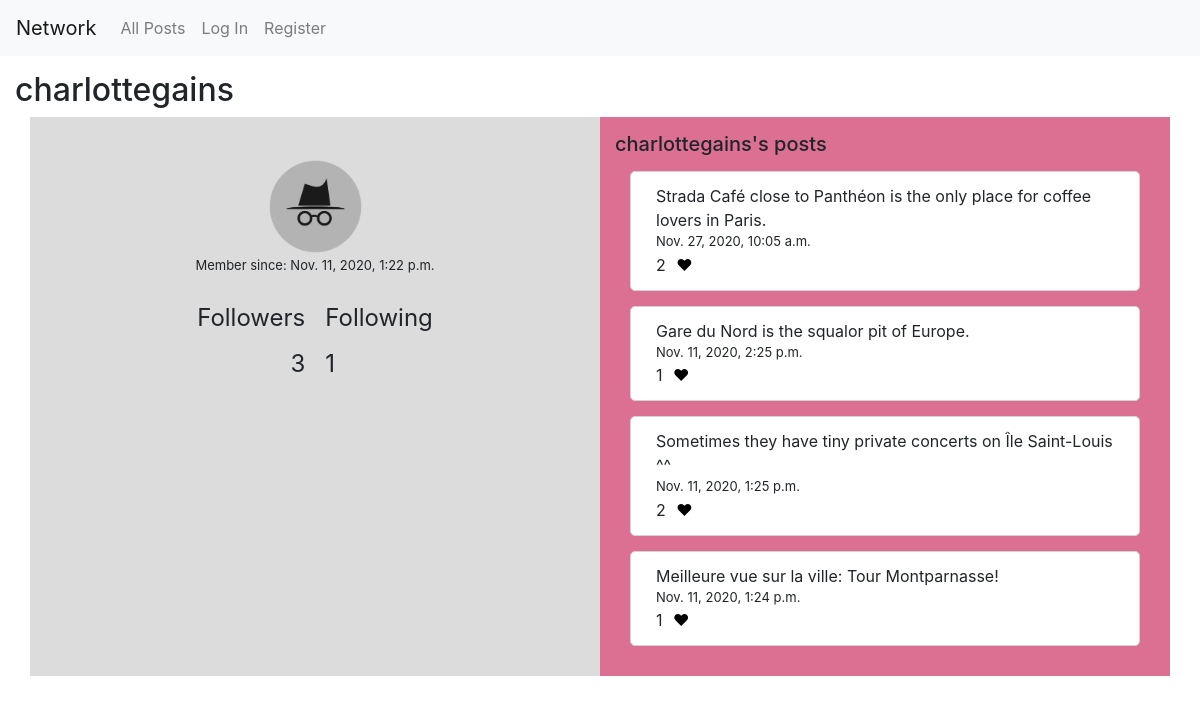
Page /profile/charlottegains on the committed database.
### network/models.py (models this page shows, shortened)
class User(AbstractUser):
    pass

class Posting(models.Model):
    poster = models.ForeignKey(settings.AUTH_USER_MODEL, on_delete=models.CASCADE)
    content = models.TextField()
    date = models.DateTimeField(default=timezone.now)
    likes = models.ManyToManyField(User, blank=True, related_name="likes")
    def count_likes(self):
        return self.likes.count()

### network/views.py (the view)
# urls.py: path("profile/<str:username>", views.profile, name="profile"),
def profile(request, username):
    profile = User.objects.get(username=username)
    profile_pk = profile.id
    date_joined = profile.date_joined
    postings = Posting.objects.filter(poster=profile_pk).order_by('-date')
    followers = Follow.objects.filter(followee=profile_pk).count()
    followees = Follow.objects.filter(follower=profile_pk).count()
    if request.user.is_authenticated:
        follow_pair = Follow.objects.filter(follower=request.user, followee=profile_pk)
        follow_btn = "Unfollow" if follow_pair else "Follow"
    else:
        follow_btn = "None"
    follow_btn_disabled = (request.user == profile)
    if request.method == "POST":
        if follow_pair:
            follow_pair.delete()
            return HttpResponseRedirect(reverse("profile", args=(profile,)))
        else:
            new_follow_pair = Follow(follower=request.user, followee=profile)
            new_follow_pair.save()
            return HttpResponseRedirect(reverse("profile", args=(profile,)))
    else:
        return render(request, "network/profile.html", {
            "username": username,
            "postings": postings,
            "followers": followers,
            "followees": followees,
            "follow_btn": follow_btn,
            "follow_btn_disabled": follow_btn_disabled,
            "date_joined": date_joined,
            "session_user": request.user.id
        })

### network/templates/network/profile.html (shortened to what this page needs)
{% extends "network/layout.html" %}
{% load static %}
{% block body %}
    <h2>{{ username }}</h2>
    <div class="container">
        <div class="row">
            <div class="col left">
                <br/>
                <img src="{% static 'network/img_user.png' %}" alt="User Image" style="height: 100px; display: table; margin: 0 auto;">
                <div style="display: table; margin: 0 auto; font-size: small;">Member since: {{ date_joined }}</div>
                <br/>
                <div class="outer" style="display: grid; grid-column-gap: 20px; grid-row-gap: 10px; grid-template-columns: auto auto">
                    <div class="inner" style="font-size: 24px; text-align: right;">Followers</div>
                    <div class="inner" style="font-size: 24px;">Following</div>
                    <div class="inner" style="font-size: 24px; text-align: right;">{{ followers }}</div>
                    <div class="inner" style="font-size: 24px;">{{ followees }}</div>
                </div>
                <br/>
            </div>
            <div class="col right">
                <h5>{{ username }}'s posts</h5>
                {% for post in postings %}
                    <div class="postings">
                        <div id="content-view-{{ post.id }}" class="content-view" data-post="{{ post.id }}" data-content="{{ post.content }}">
                            <div>{{ post.content }}</div>
                        </div>
                        <div style="font-size: 13px;">{{ post.date }}</div>
                        <span>{{ post.count_likes }}</span>
                        {% if user in post.likes.all %}
                            <span id="like-{{ post.id }}" data-value="{{ post.id }}" data-user="{{ session_user }}" data-likestatus="1" class="likes"></span>
                        {% else %}
                            <span id="like-{{ post.id }}" data-value="{{ post.id }}" data-user="{{ session_user }}" data-likestatus="0" class="likes"></span>
                        {% endif %}
                    </div>
                {% endfor %}
            </div>
        </div>
    </div>
{% endblock %}

### network/static/network/styles.css (style rules this page uses)
.postings { border: 1px solid lightgray; margin: 15px; border-radius: 5px 5px; padding: 12px 25px; background-color: white; }
h2 { margin-left: 15px; margin-top: 15px; }
.left { padding: 15px; background-color: gainsboro; }
.right { padding: 15px; background-color: palevioletred; }
.outer { display: grid; grid-column-gap: 20px; grid-row-gap: 10px; grid-template-columns: auto auto; }
.inner { font-size: 24px; }

### rows in the picture
User: username "charlottegains", date_joined "Nov. 11, 2020, 1:22 p.m."
Posting: content "Strada Café close to Panthéon is the only place for coffee lovers in Paris.", date "Nov. 27, 2020, 10:05 a.m.", count_likes "2"
Posting: content "Gare du Nord is the squalor pit of Europe.", date "Nov. 11, 2020, 2:25 p.m.", count_likes "1"
Posting: content "Sometimes they have tiny private concerts on Île Saint-Louis ^^", date "Nov. 11, 2020, 1:25 p.m.", count_likes "2"
Posting: content "Meilleure vue sur la ville: Tour Montparnasse!", date "Nov. 11, 2020, 1:24 p.m.", count_likes "1"

### other values in the picture
{{ followers }} "3"
{{ followees }} "1"
